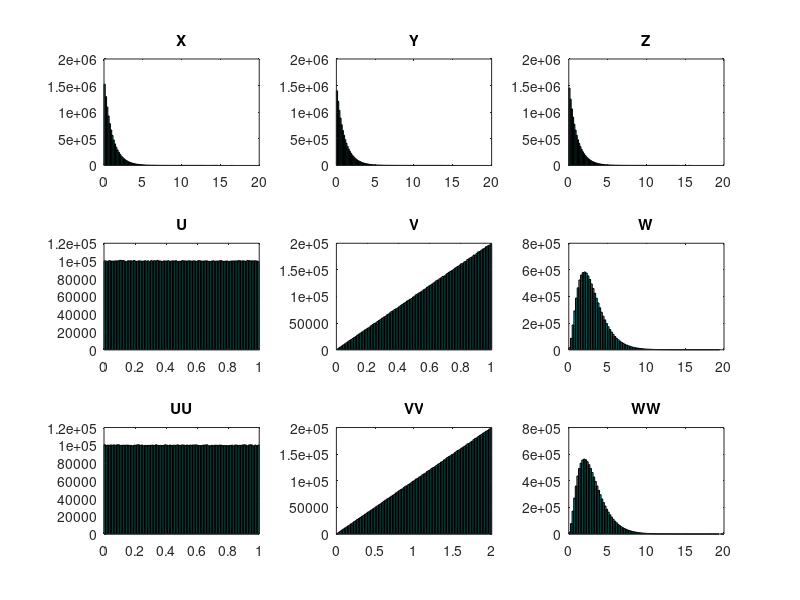

The MATLAB source for this figure:
clf
clear

X=makedist('exponential','mu',1); %Create iid exp RVs
Y=makedist('exponential','mu',1);
Z=makedist('exponential','mu',1);

N=10e6;                         
x=X.random(N,1);
y=Y.random(N,1);
z=Z.random(N,1);

u=x./(x+y);                         %Generate RVs
v=(x+y)./(x+y+z);
w=x+y+z;

figure(1);subplot(3,3,1);hist(x,100);title('X');axis([0 20 0 2e6]);
figure(1);subplot(3,3,2);hist(y,100);title('Y');axis([0 20 0 2e6]);
figure(1);subplot(3,3,3);hist(z,100);title('Z');axis([0 20 0 2e6]);
figure(1);subplot(3,3,4);hist(u,100);title('U');
figure(1);subplot(3,3,5);hist(v,100);title('V');
figure(1);subplot(3,3,6);hist(w,100);title('W');axis([0 20 0 8e5]);

UU=makedist('uniform');             %Generate postulated RVs
VV=makedist('triangular','a',0,'b',1,'c',1);
WW=makedist('gamma','a',3,'b',1);

uu=UU.random(N,1);
vv=VV.random(N,1).*2;
ww=WW.random(N,1);

figure(1);subplot(3,3,7);hist(uu,100);title('UU');
figure(1);subplot(3,3,8);hist(vv,100);title('VV');
figure(1);subplot(3,3,9);hist(ww,100);title('WW');axis([0 20 0 8e5]);